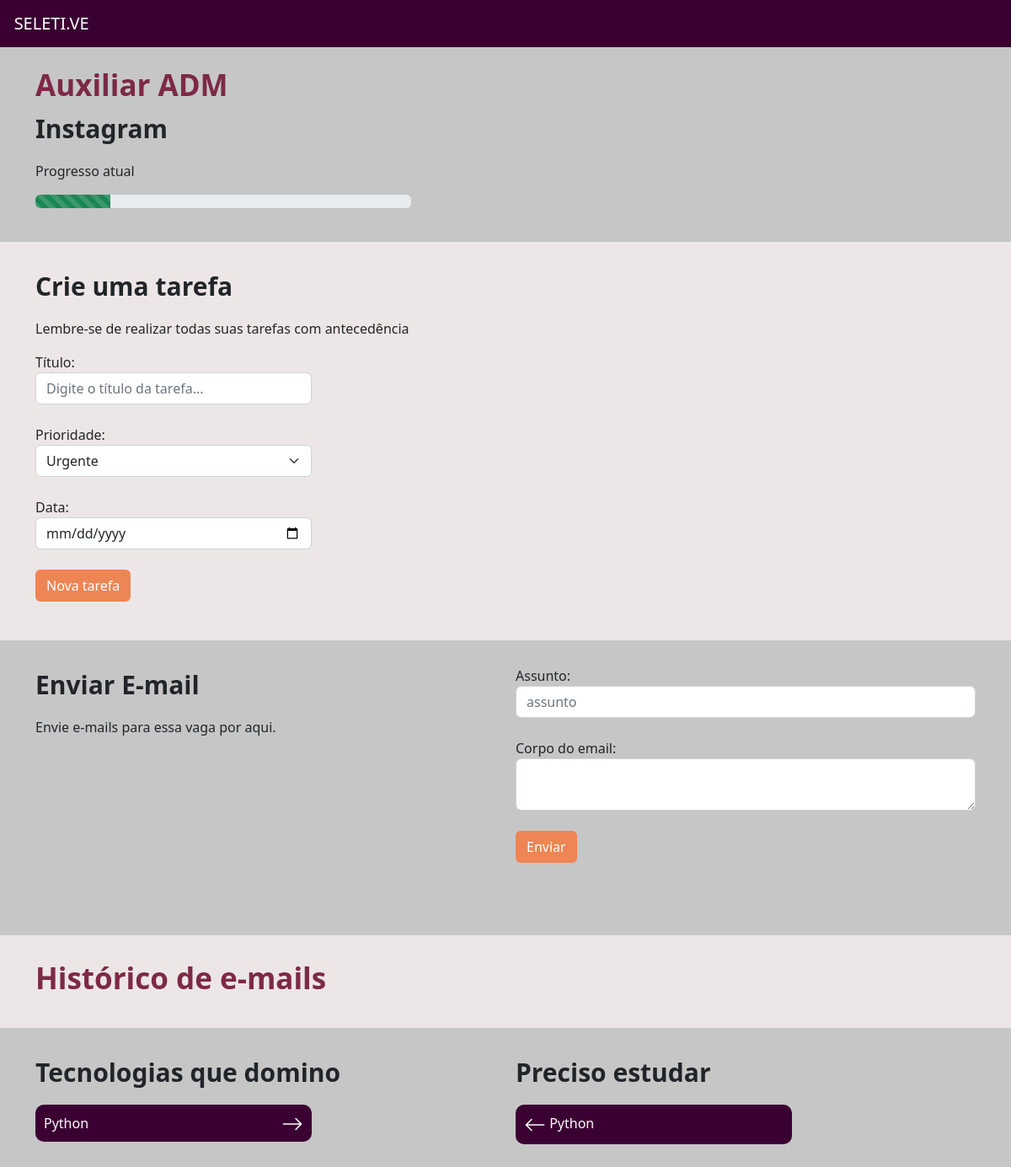
The page /vagas/vaga/6 on the database as committed earlier.
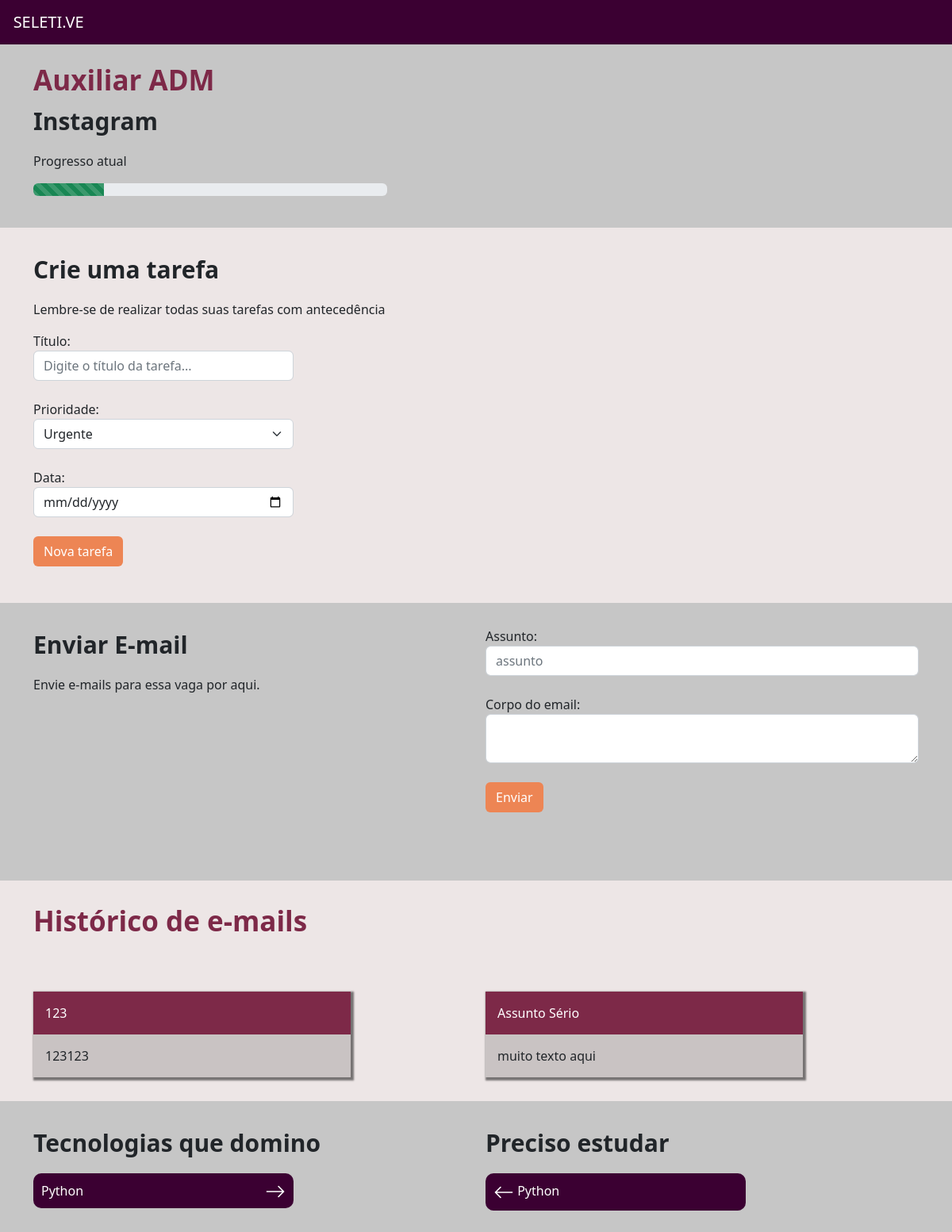
The same page on the database as committed later.
### vagas/models.py (models this page shows, shortened)
class Emails(models.Model):
    vaga = models.ForeignKey(Vagas, on_delete=models.DO_NOTHING)
    assunto = models.CharField(max_length=100)
    corpo = models.TextField()
    enviado = models.BooleanField()

### vagas/views.py (the view)
# urls.py: path('vaga/<int:id>', views.vaga, name="vaga"),
def vaga(request, id):
    vaga = get_object_or_404(Vagas,id=id)
    tarefas = Tarefa.objects.filter(vaga = vaga).filter(realizada = False)
    emails = Emails.objects.filter(vaga = vaga)
    return render(request, 'vaga.html', {'vaga': vaga, 'tarefas':tarefas, 'emails':emails})

### empresa/models.py (called while the page is built)
    def __str__(self):
        return self.nome

    def processo(self):
        x = [((i+1)*20, j[0]) for i, j in enumerate(self.choices_status)]
        x = list(filter(lambda x: x[1] == self.status, x))[0][0]
        return x

### vagas/templates/vaga.html (shortened to what this page needs)
{% extends 'base.html' %}
{% load static %}
{% block 'head' %}
    <link rel="stylesheet" href="{% static 'vaga/css/vaga.css' %}">
{% endblock %}
{% block 'body' %}
    <div class="container">
        <br>
        <h3 class="titulo">{{vaga.titulo}}</h3>
        <p class="titulo2">{{vaga.empresa}}</p>
        <p>Progresso atual</p>
        <div style="width: 40%" class="progress">
            <div class="progress-bar progress-bar-striped bg-success" role="progressbar" style="width: {{vaga.processo}}%" aria-valuenow="25" aria-valuemin="0" aria-valuemax="100"></div>
        </div>
    </div>
    <div class="bg2">
        <div class="container">
            <div class="row">
                <div class="col-md">
                    <p class="titulo2">Crie uma tarefa</p>
                    <p>Lembre-se de realizar todas suas tarefas com antecedência</p>
                    <form action="{% url 'nova_tarefa' vaga.id %}" method="POST">{% csrf_token %}
                        <label>Título:</label>
                        <input name="titulo" type="text" class="form-control input-tarefa" placeholder="Digite o título da tarefa...">
                        <br>
                        <label>Prioridade:</label>
                        <select name="prioridade" class="form-select input-tarefa">
                            <option value="U">Urgente</option>
                        </select>
                        <br>
                        <label>Data:</label>
                        <input name="data" type="date" class="form-control input-tarefa" placeholder="">
                        <br>
                        <input type="submit" value="Nova tarefa" class="btn btn-orange">
                    </form>
                </div>
                <div class="col-md">
                </div>
            </div>
        </div>
    </div>
    <div class="container bg3">
        <div class="row">
            <div class="col-md">
                <p class="titulo2">Enviar E-mail</p>
                <p>Envie e-mails para essa vaga por aqui.</p>
            </div>
            <div class="col-md">
                <form action="{% url 'envia_email' vaga.id %}" method="POST">{% csrf_token %}
                    <label>Assunto:</label>
                    <input name="assunto" type="text" class="form-control" placeholder="assunto">
                    <br>
                    <label>Corpo do email:</label>
                    <textarea name="corpo" class="form-control"></textarea>
                    <br>
                    <input type="submit" class="btn btn-orange" value="Enviar">
                </form>
            </div>
        </div>
    </div>
    <div class="bg2">
        <div class="container">
            <div class="row">
                <h3 class="titulo">Histórico de e-mails</h3>
                {% for email in emails%}
                <div class="col-md">
                    <div class="box-email">
                        <div class="header-email">
                            {{email.assunto}}
                        </div>
                        <div class="body-email">
                            {{email.corpo}}
                        </div>
                    </div>
                </div>
                {% endfor %}
            </div>
        </div>
    </div>
    <div class="container bg3">
        <div class="row">
            <div class="col-md">
                <p class="titulo2">Tecnologias que domino</p>
                <div class="li-tech">
                    Python
                </div>
            </div>
            <div class="col-md">
                <p class="titulo2">Preciso estudar</p>
                <div class="li-tech">
                    <svg xmlns="http://www.w3.org/2000/svg" width="26" height="26" fill="currentColor" class="bi bi-arrow-left" viewBox="0 0 16 16">
                        <path fill-rule="evenodd" d="M15 8a.5.5 0 0 0-.5-.5H2.707l3.147-3.146a.5.5 0 1 0-.708-.708l-4 4a.5.5 0 0 0 0 .708l4 4a.5.5 0 0 0 .708-.708L2.707 8.5H14.5A.5.5 0 0 0 15 8z"/>
                    </svg>
                    Python
                </div>
            </div>
        </div>
    </div>
{% endblock %}

Rows that differ between the two databases and show on the page:
added Emails: assunto "123", corpo "123123"
added Emails: assunto "Assunto Sério", corpo "muito texto aqui"
